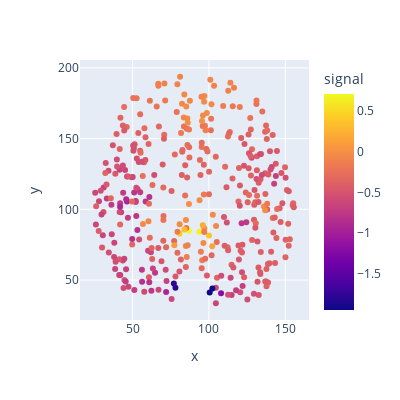
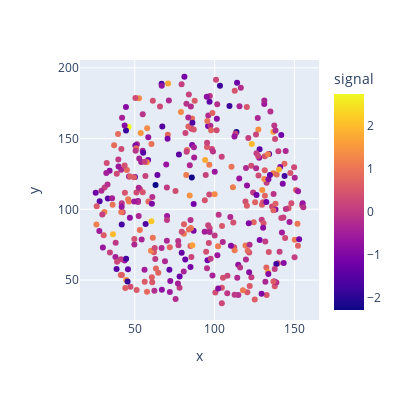
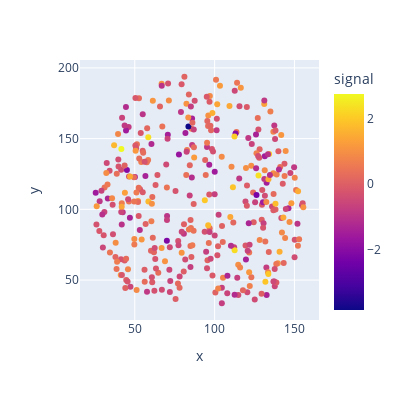

Source (notebook cell) for these figures, in order:
### Code cell
sde_solver = EulerMaruyamaSolver(sde=sde, n=100)
with torch.no_grad():
    x0_test_pred = sde_solver.sample_from_terminal(x0=x0_test, control=ModelControl(model))
    test_w1 = wasserstein_distance(x0_test, x0_test_pred, p=1)
    test_w2 = wasserstein_distance(x0_test, x0_test_pred, p=2)

print(f"Wasserstein-1 distance: {test_w1:.4f}")
print(f"Wasserstein-2 distance: {test_w2:.4f}")

plot_brain_signal_2d(x0_test[0]);
plot_brain_signal_2d(x0_test_pred[0]);
plot_brain_signal_2d(x1_test[0]);

### Figure 1 — Plotly figure (JSON) as saved in the notebook; plotly's stock layout.template omitted (floating-point values rounded to 4 significant figures; data arrays with more than 128 entries replaced by an {"elided": "..."} marker saying what was removed)
{"data": [{"hovertemplate": "x=%{x}<br>y=%{y}<br>signal=%{marker.color}<extra></extra>", "legendgroup": "", "marker": {"color": {"elided": "360 float values"}, "coloraxis": "coloraxis", "size": 6, "symbol": "circle"}, "mode": "markers", "name": "", "orientation": "v", "showlegend": false, "type": "scatter", "x": {"elided": "360 float values"}, "xaxis": "x", "y": {"elided": "360 float values"}, "yaxis": "y"}], "layout": {"coloraxis": {"colorbar": {"title": {"text": "signal"}}, "colorscale": [[0, "#0d0887"], [0.1111, "#46039f"], [0.2222, "#7201a8"], [0.3333, "#9c179e"], [0.4444, "#bd3786"], [0.5556, "#d8576b"], [0.6667, "#ed7953"], [0.7778, "#fb9f3a"], [0.8889, "#fdca26"], [1, "#f0f921"]]}, "height": 400, "legend": {"tracegroupgap": 0}, "margin": {"t": 60}, "width": 400, "xaxis": {"anchor": "y", "domain": [0, 1], "title": {"text": "x"}}, "yaxis": {"anchor": "x", "domain": [0, 1], "title": {"text": "y"}}}}

### Figure 2 — Plotly figure (JSON) as saved in the notebook; plotly's stock layout.template omitted (floating-point values rounded to 4 significant figures; data arrays with more than 128 entries replaced by an {"elided": "..."} marker saying what was removed)
{"data": [{"hovertemplate": "x=%{x}<br>y=%{y}<br>signal=%{marker.color}<extra></extra>", "legendgroup": "", "marker": {"color": {"elided": "360 float values"}, "coloraxis": "coloraxis", "size": 6, "symbol": "circle"}, "mode": "markers", "name": "", "orientation": "v", "showlegend": false, "type": "scatter", "x": {"elided": "360 float values"}, "xaxis": "x", "y": {"elided": "360 float values"}, "yaxis": "y"}], "layout": {"coloraxis": {"colorbar": {"title": {"text": "signal"}}, "colorscale": [[0, "#0d0887"], [0.1111, "#46039f"], [0.2222, "#7201a8"], [0.3333, "#9c179e"], [0.4444, "#bd3786"], [0.5556, "#d8576b"], [0.6667, "#ed7953"], [0.7778, "#fb9f3a"], [0.8889, "#fdca26"], [1, "#f0f921"]]}, "height": 400, "legend": {"tracegroupgap": 0}, "margin": {"t": 60}, "width": 400, "xaxis": {"anchor": "y", "domain": [0, 1], "title": {"text": "x"}}, "yaxis": {"anchor": "x", "domain": [0, 1], "title": {"text": "y"}}}}

### Figure 3 — Plotly figure (JSON) as saved in the notebook; plotly's stock layout.template omitted (floating-point values rounded to 4 significant figures; data arrays with more than 128 entries replaced by an {"elided": "..."} marker saying what was removed)
{"data": [{"hovertemplate": "x=%{x}<br>y=%{y}<br>signal=%{marker.color}<extra></extra>", "legendgroup": "", "marker": {"color": {"elided": "360 float values"}, "coloraxis": "coloraxis", "size": 6, "symbol": "circle"}, "mode": "markers", "name": "", "orientation": "v", "showlegend": false, "type": "scatter", "x": {"elided": "360 float values"}, "xaxis": "x", "y": {"elided": "360 float values"}, "yaxis": "y"}], "layout": {"coloraxis": {"colorbar": {"title": {"text": "signal"}}, "colorscale": [[0, "#0d0887"], [0.1111, "#46039f"], [0.2222, "#7201a8"], [0.3333, "#9c179e"], [0.4444, "#bd3786"], [0.5556, "#d8576b"], [0.6667, "#ed7953"], [0.7778, "#fb9f3a"], [0.8889, "#fdca26"], [1, "#f0f921"]]}, "height": 400, "legend": {"tracegroupgap": 0}, "margin": {"t": 60}, "width": 400, "xaxis": {"anchor": "y", "domain": [0, 1], "title": {"text": "x"}}, "yaxis": {"anchor": "x", "domain": [0, 1], "title": {"text": "y"}}}}
